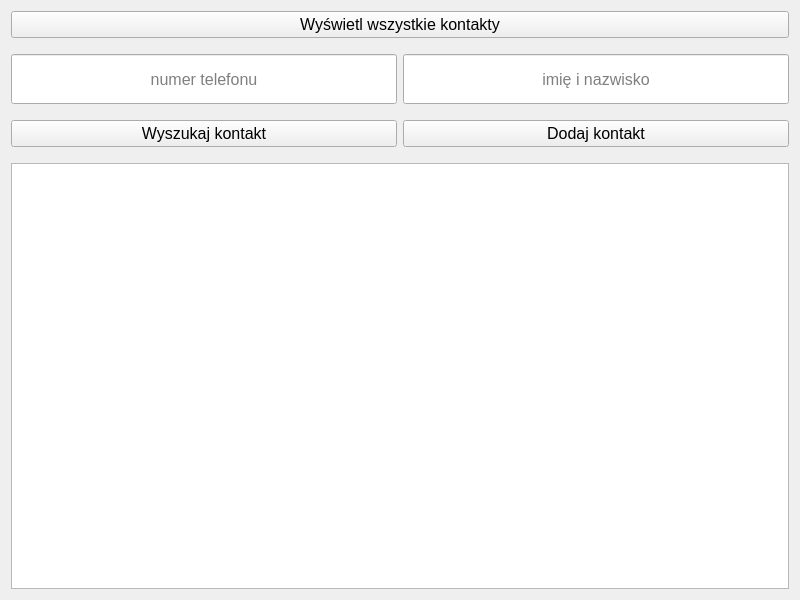
<?xml version="1.0" encoding="UTF-8"?>
<ui version="4.0">
 <class>Widget</class>
 <widget class="QWidget" name="Widget">
  <property name="geometry">
   <rect>
    <x>0</x>
    <y>0</y>
    <width>800</width>
    <height>600</height>
   </rect>
  </property>
  <property name="windowTitle">
   <string>Widget</string>
  </property>
  <layout class="QVBoxLayout" name="verticalLayout">
   <item>
    <widget class="QPushButton" name="showAllButton">
     <property name="font">
      <font>
       <pointsize>12</pointsize>
      </font>
     </property>
     <property name="autoFillBackground">
      <bool>false</bool>
     </property>
     <property name="text">
      <string>Wyświetl wszystkie kontakty</string>
     </property>
    </widget>
   </item>
   <item>
    <layout class="QHBoxLayout" name="horizontalLayout">
     <property name="topMargin">
      <number>10</number>
     </property>
     <property name="bottomMargin">
      <number>10</number>
     </property>
     <item>
      <widget class="QLineEdit" name="phoneNumberLine">
       <property name="minimumSize">
        <size>
         <width>0</width>
         <height>50</height>
        </size>
       </property>
       <property name="font">
        <font>
         <pointsize>12</pointsize>
        </font>
       </property>
       <property name="maxLength">
        <number>20</number>
       </property>
       <property name="alignment">
        <set>Qt::AlignCenter</set>
       </property>
       <property name="placeholderText">
        <string>numer telefonu</string>
       </property>
      </widget>
     </item>
     <item>
      <widget class="QLineEdit" name="nameLine">
       <property name="minimumSize">
        <size>
         <width>0</width>
         <height>50</height>
        </size>
       </property>
       <property name="font">
        <font>
         <pointsize>12</pointsize>
        </font>
       </property>
       <property name="maxLength">
        <number>50</number>
       </property>
       <property name="alignment">
        <set>Qt::AlignCenter</set>
       </property>
       <property name="placeholderText">
        <string>imię i nazwisko</string>
       </property>
      </widget>
     </item>
    </layout>
   </item>
   <item>
    <layout class="QHBoxLayout" name="horizontalLayout_2">
     <property name="bottomMargin">
      <number>10</number>
     </property>
     <item>
      <widget class="QPushButton" name="searchButton">
       <property name="font">
        <font>
         <pointsize>12</pointsize>
        </font>
       </property>
       <property name="toolTip">
        <string>szukaj po nazwie lub numerze</string>
       </property>
       <property name="text">
        <string>Wyszukaj kontakt</string>
       </property>
       <property name="autoDefault">
        <bool>false</bool>
       </property>
       <property name="default">
        <bool>false</bool>
       </property>
      </widget>
     </item>
     <item>
      <widget class="QPushButton" name="addButton">
       <property name="font">
        <font>
         <pointsize>12</pointsize>
        </font>
       </property>
       <property name="text">
        <string>Dodaj kontakt</string>
       </property>
      </widget>
     </item>
    </layout>
   </item>
   <item>
    <widget class="QListWidget" name="listWidget"/>
   </item>
  </layout>
 </widget>
 <resources/>
 <connections/>
</ui>
